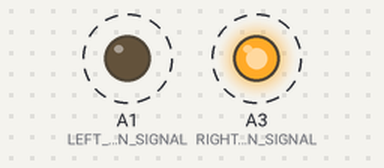
A sketch run on a simulated Arduino Uno, built with avr-gcc and run on an emulated ATmega328P. Parts: output pins drawn as LEDs (lit = HIGH). Dashed ring = blinking.

Above: at 0.5 s.
Timing chart, 0 to 4.6 s (numbered marks = the images above):
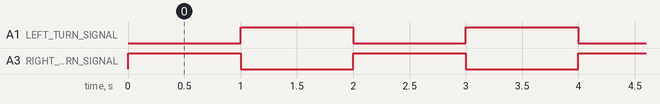

The sketch:

lights-test.ino
```cpp
// Программа реализует поочерёдное включение поворотников на 1 секунду.

// Пин arduino, к которому подключён левый поворотник модели
#define LEFT_TURN_SIGNAL        A1
// Пин arduino, к которому подключён правый поворотник модели
#define RIGHT_TURN_SIGNAL       A3//A2

void setup() {
  // Устанавливаем, то что пины, к которым подключены поворотники являются выходом
  // То есть на пины необходимо подавать напряжение
  pinMode(LEFT_TURN_SIGNAL, OUTPUT);
  pinMode(RIGHT_TURN_SIGNAL, OUTPUT);
}

void loop() {
  // Включаем правый поворотник и выключаем левый поворотник
  digitalWrite(LEFT_TURN_SIGNAL, LOW);
  digitalWrite(RIGHT_TURN_SIGNAL, HIGH);
  // Задержка в 1 секунду
  delay(1000);
  // Включаем левый поворотник и выключаем правый поворотник
  digitalWrite(RIGHT_TURN_SIGNAL, LOW);
  digitalWrite(LEFT_TURN_SIGNAL, HIGH);
  // Задержка в 1 секунду
  delay(1000);
}
```

Measured:
- by itself, A1 (LEFT_TURN_SIGNAL), A3 (RIGHT_TURN_SIGNAL): alternates HIGH for 1.0 s and LOW for 1.0 s
